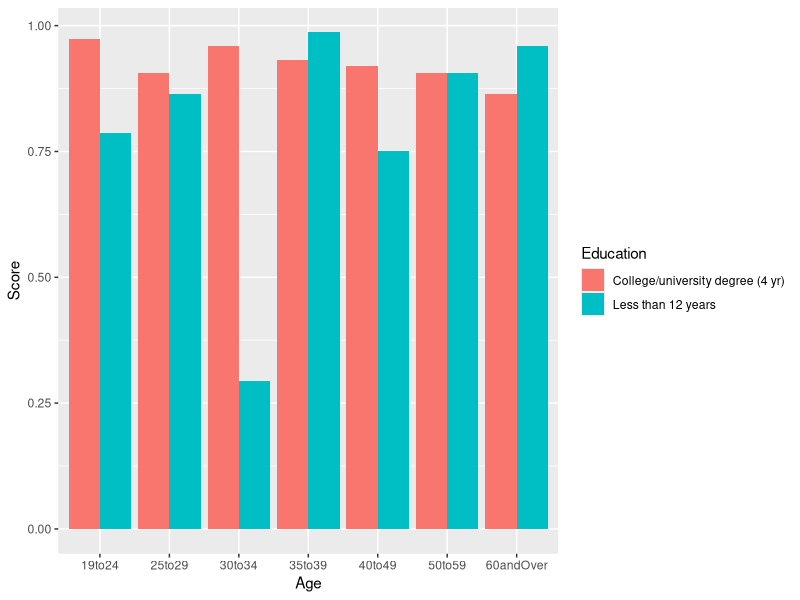

This chart was generated by the following R code:
##########################
### Question 1 b #########
##########################

## First we load the tidyverse library
library(tidyverse)

## now we use read_delim to read the csv file
x = read_delim("test_results.csv", delim = ",")
filtered_x = filter(x, age != "18andUnder" & duration>180)

## we have or filtered list so it is time to take data from this list
filtered_count = nrow(filtered_x) # = 3178
## finding duplicates
duplicates = filtered_x %>%
    count(PID) %>%
    filter(n>1)
nrow(duplicates) # = 843



###################################
##### Question 2 a ################
###################################

## To compare the data of the 2 educational groups, we'll
## create a graph comparing their scores on a bar chart
further_filtered = filtered_x %>%
    filter(edu == "College/university degree (4 yr)" | edu == "Less than 12 years")

graph = further_filtered %>%
    ggplot(aes(x=age, y=prop_correct,fill=edu)) +
    geom_col(position = "dodge") + 
    labs (x="Age", y="Score", fill = "Education")

ggsave("question2a.pdf", plot = graph)
